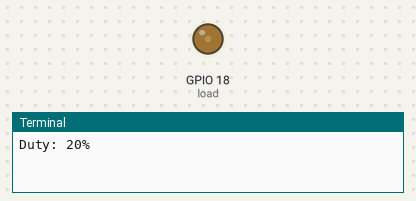
The program below on a simulated Raspberry Pi (BCM pin numbers). Shown: output pins drawn as LEDs (lit = HIGH), the last lines printed to the terminal.

Above: at 0.05 s.
At 2.5 s:
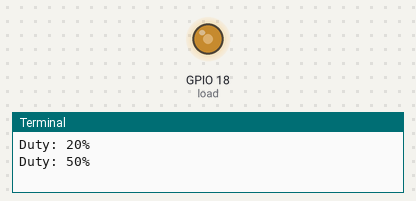
At 5.0 s:
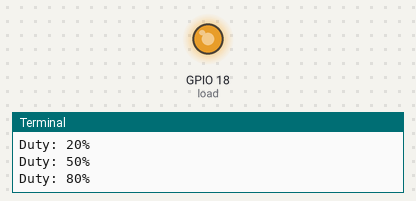
At 10.0 s:
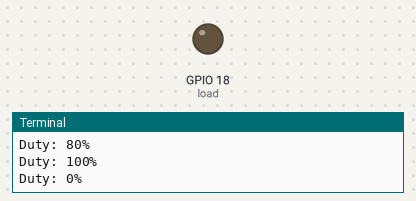
Timing chart, 0 to 13.0 s (numbered marks = the images above):
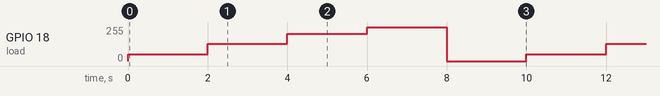

Measured:
- by itself, GPIO 18 (load): repeats every 10.0 s: 128/255 2.0 s, 204/255 2.0 s, 255/255 2.0 s, 0/255 2.0 s, 51/255 2.0 s

The program:

example.py
```python
# Uses gpiozero.PWMOutputDevice on Raspberry Pi GPIO18 to cycle through a set of duty percentages (including off) at 1 kHz to control a connected load.
#
# Buy this module: https://shillehtek.com/products/irf520-mosfet-driver-module-arduino-raspberry-pi-esp32
# Full manual: https://shillehtek.com/blogs/shillehtek-product-manuals/irf520-mosfet-driver-module-arduino-raspberry-pi-esp32-manual
# More examples: https://github.com/shillehbean/shillehtek-examples
#

from gpiozero import PWMOutputDevice
from time import sleep

load = PWMOutputDevice(18, frequency=1000)  # GPIO 18, 1 kHz

try:
    while True:
        for pct in (0.2, 0.5, 0.8, 1.0, 0.0):
            load.value = pct
            print(f"Duty: {pct * 100:.0f}%")
            sleep(2)
except KeyboardInterrupt:
    load.off()
```
